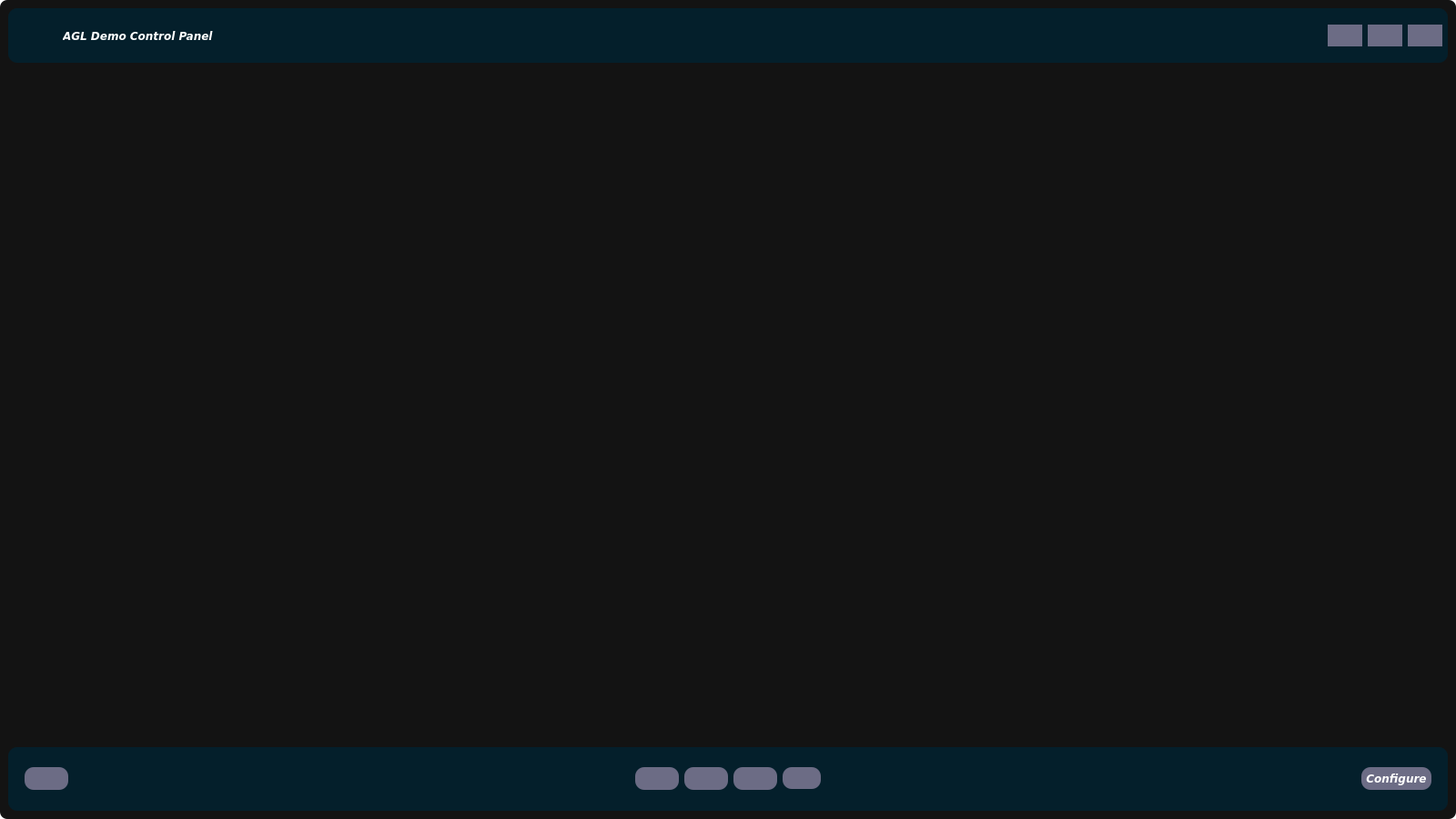
<?xml version="1.0" encoding="UTF-8"?>
<ui version="4.0">
 <class>MainWindow</class>
 <widget class="QMainWindow" name="MainWindow">
  <property name="windowModality">
   <enum>Qt::NonModal</enum>
  </property>
  <property name="geometry">
   <rect>
    <x>0</x>
    <y>0</y>
    <width>1600</width>
    <height>900</height>
   </rect>
  </property>
  <property name="minimumSize">
   <size>
    <width>1600</width>
    <height>900</height>
   </size>
  </property>
  <property name="palette">
   <palette>
    <active>
     <colorrole role="WindowText">
      <brush brushstyle="SolidPattern">
       <color alpha="255">
        <red>255</red>
        <green>255</green>
        <blue>255</blue>
       </color>
      </brush>
     </colorrole>
     <colorrole role="Button">
      <brush brushstyle="SolidPattern">
       <color alpha="255">
        <red>255</red>
        <green>255</green>
        <blue>255</blue>
       </color>
      </brush>
     </colorrole>
     <colorrole role="Light">
      <brush brushstyle="SolidPattern">
       <color alpha="255">
        <red>255</red>
        <green>255</green>
        <blue>255</blue>
       </color>
      </brush>
     </colorrole>
     <colorrole role="Midlight">
      <brush brushstyle="SolidPattern">
       <color alpha="255">
        <red>255</red>
        <green>255</green>
        <blue>255</blue>
       </color>
      </brush>
     </colorrole>
     <colorrole role="Dark">
      <brush brushstyle="SolidPattern">
       <color alpha="255">
        <red>127</red>
        <green>127</green>
        <blue>127</blue>
       </color>
      </brush>
     </colorrole>
     <colorrole role="Mid">
      <brush brushstyle="SolidPattern">
       <color alpha="255">
        <red>170</red>
        <green>170</green>
        <blue>170</blue>
       </color>
      </brush>
     </colorrole>
     <colorrole role="Text">
      <brush brushstyle="SolidPattern">
       <color alpha="255">
        <red>255</red>
        <green>255</green>
        <blue>255</blue>
       </color>
      </brush>
     </colorrole>
     <colorrole role="BrightText">
      <brush brushstyle="SolidPattern">
       <color alpha="255">
        <red>255</red>
        <green>255</green>
        <blue>255</blue>
       </color>
      </brush>
     </colorrole>
     <colorrole role="ButtonText">
      <brush brushstyle="SolidPattern">
       <color alpha="255">
        <red>255</red>
        <green>255</green>
        <blue>255</blue>
       </color>
      </brush>
     </colorrole>
     <colorrole role="Base">
      <brush brushstyle="SolidPattern">
       <color alpha="255">
        <red>255</red>
        <green>255</green>
        <blue>255</blue>
       </color>
      </brush>
     </colorrole>
     <colorrole role="Window">
      <brush brushstyle="SolidPattern">
       <color alpha="255">
        <red>255</red>
        <green>255</green>
        <blue>255</blue>
       </color>
      </brush>
     </colorrole>
     <colorrole role="Shadow">
      <brush brushstyle="SolidPattern">
       <color alpha="255">
        <red>0</red>
        <green>0</green>
        <blue>0</blue>
       </color>
      </brush>
     </colorrole>
     <colorrole role="AlternateBase">
      <brush brushstyle="SolidPattern">
       <color alpha="255">
        <red>255</red>
        <green>255</green>
        <blue>255</blue>
       </color>
      </brush>
     </colorrole>
     <colorrole role="ToolTipBase">
      <brush brushstyle="SolidPattern">
       <color alpha="255">
        <red>255</red>
        <green>255</green>
        <blue>220</blue>
       </color>
      </brush>
     </colorrole>
     <colorrole role="ToolTipText">
      <brush brushstyle="SolidPattern">
       <color alpha="255">
        <red>0</red>
        <green>0</green>
        <blue>0</blue>
       </color>
      </brush>
     </colorrole>
     <colorrole role="PlaceholderText">
      <brush brushstyle="SolidPattern">
       <color alpha="128">
        <red>255</red>
        <green>255</green>
        <blue>255</blue>
       </color>
      </brush>
     </colorrole>
    </active>
    <inactive>
     <colorrole role="WindowText">
      <brush brushstyle="SolidPattern">
       <color alpha="255">
        <red>255</red>
        <green>255</green>
        <blue>255</blue>
       </color>
      </brush>
     </colorrole>
     <colorrole role="Button">
      <brush brushstyle="SolidPattern">
       <color alpha="255">
        <red>255</red>
        <green>255</green>
        <blue>255</blue>
       </color>
      </brush>
     </colorrole>
     <colorrole role="Light">
      <brush brushstyle="SolidPattern">
       <color alpha="255">
        <red>255</red>
        <green>255</green>
        <blue>255</blue>
       </color>
      </brush>
     </colorrole>
     <colorrole role="Midlight">
      <brush brushstyle="SolidPattern">
       <color alpha="255">
        <red>255</red>
        <green>255</green>
        <blue>255</blue>
       </color>
      </brush>
     </colorrole>
     <colorrole role="Dark">
      <brush brushstyle="SolidPattern">
       <color alpha="255">
        <red>127</red>
        <green>127</green>
        <blue>127</blue>
       </color>
      </brush>
     </colorrole>
     <colorrole role="Mid">
      <brush brushstyle="SolidPattern">
       <color alpha="255">
        <red>170</red>
        <green>170</green>
        <blue>170</blue>
       </color>
      </brush>
     </colorrole>
     <colorrole role="Text">
      <brush brushstyle="SolidPattern">
       <color alpha="255">
        <red>255</red>
        <green>255</green>
        <blue>255</blue>
       </color>
      </brush>
     </colorrole>
     <colorrole role="BrightText">
      <brush brushstyle="SolidPattern">
       <color alpha="255">
        <red>255</red>
        <green>255</green>
        <blue>255</blue>
       </color>
      </brush>
     </colorrole>
     <colorrole role="ButtonText">
      <brush brushstyle="SolidPattern">
       <color alpha="255">
        <red>255</red>
        <green>255</green>
        <blue>255</blue>
       </color>
      </brush>
     </colorrole>
     <colorrole role="Base">
      <brush brushstyle="SolidPattern">
       <color alpha="255">
        <red>255</red>
        <green>255</green>
        <blue>255</blue>
       </color>
      </brush>
     </colorrole>
     <colorrole role="Window">
      <brush brushstyle="SolidPattern">
       <color alpha="255">
        <red>255</red>
        <green>255</green>
        <blue>255</blue>
       </color>
      </brush>
     </colorrole>
     <colorrole role="Shadow">
      <brush brushstyle="SolidPattern">
       <color alpha="255">
        <red>0</red>
        <green>0</green>
        <blue>0</blue>
       </color>
      </brush>
     </colorrole>
     <colorrole role="AlternateBase">
      <brush brushstyle="SolidPattern">
       <color alpha="255">
        <red>255</red>
        <green>255</green>
        <blue>255</blue>
       </color>
      </brush>
     </colorrole>
     <colorrole role="ToolTipBase">
      <brush brushstyle="SolidPattern">
       <color alpha="255">
        <red>255</red>
        <green>255</green>
        <blue>220</blue>
       </color>
      </brush>
     </colorrole>
     <colorrole role="ToolTipText">
      <brush brushstyle="SolidPattern">
       <color alpha="255">
        <red>0</red>
        <green>0</green>
        <blue>0</blue>
       </color>
      </brush>
     </colorrole>
     <colorrole role="PlaceholderText">
      <brush brushstyle="SolidPattern">
       <color alpha="128">
        <red>255</red>
        <green>255</green>
        <blue>255</blue>
       </color>
      </brush>
     </colorrole>
    </inactive>
    <disabled>
     <colorrole role="WindowText">
      <brush brushstyle="SolidPattern">
       <color alpha="255">
        <red>255</red>
        <green>255</green>
        <blue>255</blue>
       </color>
      </brush>
     </colorrole>
     <colorrole role="Button">
      <brush brushstyle="SolidPattern">
       <color alpha="255">
        <red>255</red>
        <green>255</green>
        <blue>255</blue>
       </color>
      </brush>
     </colorrole>
     <colorrole role="Light">
      <brush brushstyle="SolidPattern">
       <color alpha="255">
        <red>255</red>
        <green>255</green>
        <blue>255</blue>
       </color>
      </brush>
     </colorrole>
     <colorrole role="Midlight">
      <brush brushstyle="SolidPattern">
       <color alpha="255">
        <red>255</red>
        <green>255</green>
        <blue>255</blue>
       </color>
      </brush>
     </colorrole>
     <colorrole role="Dark">
      <brush brushstyle="SolidPattern">
       <color alpha="255">
        <red>127</red>
        <green>127</green>
        <blue>127</blue>
       </color>
      </brush>
     </colorrole>
     <colorrole role="Mid">
      <brush brushstyle="SolidPattern">
       <color alpha="255">
        <red>170</red>
        <green>170</green>
        <blue>170</blue>
       </color>
      </brush>
     </colorrole>
     <colorrole role="Text">
      <brush brushstyle="SolidPattern">
       <color alpha="255">
        <red>255</red>
        <green>255</green>
        <blue>255</blue>
       </color>
      </brush>
     </colorrole>
     <colorrole role="BrightText">
      <brush brushstyle="SolidPattern">
       <color alpha="255">
        <red>255</red>
        <green>255</green>
        <blue>255</blue>
       </color>
      </brush>
     </colorrole>
     <colorrole role="ButtonText">
      <brush brushstyle="SolidPattern">
       <color alpha="255">
        <red>255</red>
        <green>255</green>
        <blue>255</blue>
       </color>
      </brush>
     </colorrole>
     <colorrole role="Base">
      <brush brushstyle="SolidPattern">
       <color alpha="255">
        <red>255</red>
        <green>255</green>
        <blue>255</blue>
       </color>
      </brush>
     </colorrole>
     <colorrole role="Window">
      <brush brushstyle="SolidPattern">
       <color alpha="255">
        <red>255</red>
        <green>255</green>
        <blue>255</blue>
       </color>
      </brush>
     </colorrole>
     <colorrole role="Shadow">
      <brush brushstyle="SolidPattern">
       <color alpha="255">
        <red>0</red>
        <green>0</green>
        <blue>0</blue>
       </color>
      </brush>
     </colorrole>
     <colorrole role="AlternateBase">
      <brush brushstyle="SolidPattern">
       <color alpha="255">
        <red>255</red>
        <green>255</green>
        <blue>255</blue>
       </color>
      </brush>
     </colorrole>
     <colorrole role="ToolTipBase">
      <brush brushstyle="SolidPattern">
       <color alpha="255">
        <red>255</red>
        <green>255</green>
        <blue>220</blue>
       </color>
      </brush>
     </colorrole>
     <colorrole role="ToolTipText">
      <brush brushstyle="SolidPattern">
       <color alpha="255">
        <red>0</red>
        <green>0</green>
        <blue>0</blue>
       </color>
      </brush>
     </colorrole>
     <colorrole role="PlaceholderText">
      <brush brushstyle="SolidPattern">
       <color alpha="128">
        <red>255</red>
        <green>255</green>
        <blue>255</blue>
       </color>
      </brush>
     </colorrole>
    </disabled>
   </palette>
  </property>
  <property name="windowTitle">
   <string>MainWindow</string>
  </property>
  <property name="autoFillBackground">
   <bool>false</bool>
  </property>
  <property name="styleSheet">
   <string notr="true">*{
	border: none;
	border-radius: 8px;
	background-color: transparent;
	background: none;
	padding: 0;
	margin: 0;
	color: #fff;
}

#centralwidget{
	background-color: #131313 ; /* black */
}

#ICPage{
	background-color: #131313 ; /* black */
}

#BottomMenuSubContainer{
	border-radius: 10px;
	background-color:  #041F2B ; /* dark blue */
}

#BottomMenuSubContainer QPushButton{
	background-color: #6C6C85 ; /* pastel purple */
	text-align: center;
	padding: 5px 5px;
	border-radius: 10px;
}

#BottomMenuSubContainer QPushButton:pressed {
    background-color: #4BD7D6 ; /* light blue */
}

#BottomMenuSubContainer QPushButton:checked {
    background-color: #965D62 ; /* red */
}

#headerContainer{
	border-radius: 10px;
	background-color: #041F2B ; /* dark blue */
} 

#headerContainer QPushButton{
	background-color: #6C6C85 ; /* pastel purple */
	text-align: center;
	padding: 5px 3px;
	border-radius: 13px;
}

#headerContainer QPushButton:pressed {
    background-color: #4BD7D6 ; /* light blue */
}

QStackedWidget{
	background-color: #131313 ; /* black */
}</string>
  </property>
  <property name="iconSize">
   <size>
    <width>24</width>
    <height>24</height>
   </size>
  </property>
  <property name="documentMode">
   <bool>false</bool>
  </property>
  <property name="tabShape">
   <enum>QTabWidget::Rounded</enum>
  </property>
  <property name="unifiedTitleAndToolBarOnMac">
   <bool>true</bool>
  </property>
  <widget class="QWidget" name="centralwidget">
   <property name="autoFillBackground">
    <bool>false</bool>
   </property>
   <layout class="QVBoxLayout" name="verticalLayout_3">
    <item>
     <widget class="QWidget" name="mainContainer" native="true">
      <property name="sizePolicy">
       <sizepolicy hsizetype="Expanding" vsizetype="Preferred">
        <horstretch>0</horstretch>
        <verstretch>0</verstretch>
       </sizepolicy>
      </property>
      <layout class="QVBoxLayout" name="verticalLayout">
       <property name="spacing">
        <number>0</number>
       </property>
       <property name="leftMargin">
        <number>0</number>
       </property>
       <property name="topMargin">
        <number>0</number>
       </property>
       <property name="rightMargin">
        <number>0</number>
       </property>
       <property name="bottomMargin">
        <number>0</number>
       </property>
       <item>
        <widget class="QWidget" name="headerContainer" native="true">
         <property name="sizePolicy">
          <sizepolicy hsizetype="Expanding" vsizetype="Fixed">
           <horstretch>0</horstretch>
           <verstretch>0</verstretch>
          </sizepolicy>
         </property>
         <property name="tabletTracking">
          <bool>true</bool>
         </property>
         <layout class="QHBoxLayout" name="horizontalLayout_3">
          <property name="spacing">
           <number>0</number>
          </property>
          <property name="leftMargin">
           <number>0</number>
          </property>
          <property name="topMargin">
           <number>0</number>
          </property>
          <property name="rightMargin">
           <number>0</number>
          </property>
          <property name="bottomMargin">
           <number>0</number>
          </property>
          <item alignment="Qt::AlignLeft">
           <widget class="QFrame" name="frame_4">
            <property name="frameShape">
             <enum>QFrame::StyledPanel</enum>
            </property>
            <property name="frameShadow">
             <enum>QFrame::Raised</enum>
            </property>
            <layout class="QHBoxLayout" name="horizontalLayout_4">
             <property name="spacing">
              <number>0</number>
             </property>
             <property name="leftMargin">
              <number>0</number>
             </property>
             <property name="topMargin">
              <number>0</number>
             </property>
             <property name="rightMargin">
              <number>0</number>
             </property>
             <property name="bottomMargin">
              <number>0</number>
             </property>
             <item alignment="Qt::AlignHCenter|Qt::AlignVCenter">
              <widget class="QLabel" name="aglLogo">
               <property name="sizePolicy">
                <sizepolicy hsizetype="Fixed" vsizetype="Fixed">
                 <horstretch>0</horstretch>
                 <verstretch>0</verstretch>
                </sizepolicy>
               </property>
               <property name="minimumSize">
                <size>
                 <width>60</width>
                 <height>60</height>
                </size>
               </property>
               <property name="maximumSize">
                <size>
                 <width>90</width>
                 <height>55</height>
                </size>
               </property>
               <property name="text">
                <string/>
               </property>
               <property name="pixmap">
                <pixmap resource="assets/res.qrc">:/Images/Images/logo_agl.png</pixmap>
               </property>
               <property name="scaledContents">
                <bool>true</bool>
               </property>
              </widget>
             </item>
             <item>
              <widget class="QLabel" name="aglLabel">
               <property name="font">
                <font>
                 <family>DejaVu Sans</family>
                 <weight>75</weight>
                 <italic>true</italic>
                 <bold>true</bold>
                </font>
               </property>
               <property name="text">
                <string>AGL Demo Control Panel</string>
               </property>
              </widget>
             </item>
            </layout>
           </widget>
          </item>
          <item alignment="Qt::AlignRight|Qt::AlignVCenter">
           <widget class="QFrame" name="frame_6">
            <property name="frameShape">
             <enum>QFrame::StyledPanel</enum>
            </property>
            <property name="frameShadow">
             <enum>QFrame::Raised</enum>
            </property>
            <layout class="QHBoxLayout" name="horizontalLayout_2">
             <property name="spacing">
              <number>6</number>
             </property>
             <property name="leftMargin">
              <number>0</number>
             </property>
             <property name="topMargin">
              <number>0</number>
             </property>
             <property name="rightMargin">
              <number>6</number>
             </property>
             <property name="bottomMargin">
              <number>0</number>
             </property>
             <item>
              <widget class="QPushButton" name="minimizeBtn">
               <property name="text">
                <string/>
               </property>
               <property name="icon">
                <iconset resource="assets/res.qrc">
                 <normaloff>:/Carbon_Icons/carbon_icons/subtract.svg</normaloff>:/Carbon_Icons/carbon_icons/subtract.svg</iconset>
               </property>
               <property name="flat">
                <bool>false</bool>
               </property>
              </widget>
             </item>
             <item>
              <widget class="QPushButton" name="maximizeBtn">
               <property name="text">
                <string/>
               </property>
               <property name="icon">
                <iconset resource="assets/res.qrc">
                 <normaloff>:/Carbon_Icons/carbon_icons/scale.svg</normaloff>:/Carbon_Icons/carbon_icons/scale.svg</iconset>
               </property>
              </widget>
             </item>
             <item>
              <widget class="QPushButton" name="closeBtn">
               <property name="text">
                <string/>
               </property>
               <property name="icon">
                <iconset resource="assets/res.qrc">
                 <normaloff>:/Carbon_Icons/carbon_icons/close.svg</normaloff>:/Carbon_Icons/carbon_icons/close.svg</iconset>
               </property>
              </widget>
             </item>
            </layout>
           </widget>
          </item>
         </layout>
        </widget>
       </item>
       <item>
        <widget class="QWidget" name="mainBodyContent" native="true">
         <property name="sizePolicy">
          <sizepolicy hsizetype="Preferred" vsizetype="Expanding">
           <horstretch>0</horstretch>
           <verstretch>0</verstretch>
          </sizepolicy>
         </property>
         <layout class="QHBoxLayout" name="horizontalLayout_5">
          <property name="spacing">
           <number>0</number>
          </property>
          <property name="leftMargin">
           <number>0</number>
          </property>
          <property name="topMargin">
           <number>0</number>
          </property>
          <property name="rightMargin">
           <number>0</number>
          </property>
          <property name="bottomMargin">
           <number>0</number>
          </property>
          <item>
           <widget class="QWidget" name="Stackwidget" native="true">
            <property name="sizePolicy">
             <sizepolicy hsizetype="Preferred" vsizetype="Expanding">
              <horstretch>0</horstretch>
              <verstretch>0</verstretch>
             </sizepolicy>
            </property>
            <layout class="QHBoxLayout" name="horizontalLayout_6">
             <property name="spacing">
              <number>0</number>
             </property>
             <property name="leftMargin">
              <number>0</number>
             </property>
             <property name="topMargin">
              <number>0</number>
             </property>
             <property name="rightMargin">
              <number>0</number>
             </property>
             <property name="bottomMargin">
              <number>0</number>
             </property>
             <item>
              <widget class="QStackedWidget" name="stackedWidget">
               <property name="sizePolicy">
                <sizepolicy hsizetype="Preferred" vsizetype="Expanding">
                 <horstretch>0</horstretch>
                 <verstretch>0</verstretch>
                </sizepolicy>
               </property>
               <property name="currentIndex">
                <number>4</number>
               </property>
               <widget class="Dashboard" name="Dashboard"/>
               <widget class="ICWidget" name="ICPage"/>
               <widget class="HVACWidget" name="HVACPage"/>
               <widget class="SteeringCtrlWidget" name="SteeringCtrlPage"/>
               <widget class="KeypadWidget" name="KeypadPage"/>
               <widget class="settings" name="settingsPage"/>
              </widget>
             </item>
            </layout>
           </widget>
          </item>
         </layout>
        </widget>
       </item>
      </layout>
     </widget>
    </item>
    <item>
     <widget class="QWidget" name="BottomMenuContainer" native="true">
      <property name="sizePolicy">
       <sizepolicy hsizetype="Expanding" vsizetype="Fixed">
        <horstretch>0</horstretch>
        <verstretch>0</verstretch>
       </sizepolicy>
      </property>
      <property name="styleSheet">
       <string notr="true"/>
      </property>
      <layout class="QVBoxLayout" name="verticalLayout_2">
       <property name="spacing">
        <number>0</number>
       </property>
       <property name="leftMargin">
        <number>0</number>
       </property>
       <property name="topMargin">
        <number>0</number>
       </property>
       <property name="rightMargin">
        <number>0</number>
       </property>
       <property name="bottomMargin">
        <number>0</number>
       </property>
       <item alignment="Qt::AlignBottom">
        <widget class="QWidget" name="BottomMenuSubContainer" native="true">
         <property name="sizePolicy">
          <sizepolicy hsizetype="Preferred" vsizetype="Ignored">
           <horstretch>0</horstretch>
           <verstretch>0</verstretch>
          </sizepolicy>
         </property>
         <property name="minimumSize">
          <size>
           <width>0</width>
           <height>70</height>
          </size>
         </property>
         <layout class="QHBoxLayout" name="horizontalLayout_9">
          <item alignment="Qt::AlignLeft|Qt::AlignVCenter">
           <widget class="QFrame" name="frame">
            <property name="sizePolicy">
             <sizepolicy hsizetype="Expanding" vsizetype="Expanding">
              <horstretch>0</horstretch>
              <verstretch>0</verstretch>
             </sizepolicy>
            </property>
            <property name="frameShape">
             <enum>QFrame::StyledPanel</enum>
            </property>
            <property name="frameShadow">
             <enum>QFrame::Raised</enum>
            </property>
            <layout class="QHBoxLayout" name="horizontalLayout">
             <item>
              <widget class="QPushButton" name="dashboardButton">
               <property name="sizePolicy">
                <sizepolicy hsizetype="Expanding" vsizetype="Expanding">
                 <horstretch>0</horstretch>
                 <verstretch>0</verstretch>
                </sizepolicy>
               </property>
               <property name="font">
                <font>
                 <family>DejaVu Sans</family>
                 <weight>75</weight>
                 <italic>true</italic>
                 <bold>true</bold>
                </font>
               </property>
               <property name="text">
                <string/>
               </property>
               <property name="icon">
                <iconset resource="assets/res.qrc">
                 <normaloff>:/Carbon_Icons/carbon_icons/workspace.svg</normaloff>:/Carbon_Icons/carbon_icons/workspace.svg</iconset>
               </property>
               <property name="iconSize">
                <size>
                 <width>35</width>
                 <height>35</height>
                </size>
               </property>
              </widget>
             </item>
            </layout>
           </widget>
          </item>
          <item>
           <spacer name="horizontalSpacer_2">
            <property name="orientation">
             <enum>Qt::Horizontal</enum>
            </property>
            <property name="sizeType">
             <enum>QSizePolicy::Maximum</enum>
            </property>
            <property name="sizeHint" stdset="0">
             <size>
              <width>40</width>
              <height>20</height>
             </size>
            </property>
           </spacer>
          </item>
          <item alignment="Qt::AlignHCenter|Qt::AlignVCenter">
           <widget class="QFrame" name="navigationFrame">
            <property name="sizePolicy">
             <sizepolicy hsizetype="Expanding" vsizetype="Expanding">
              <horstretch>0</horstretch>
              <verstretch>0</verstretch>
             </sizepolicy>
            </property>
            <property name="frameShape">
             <enum>QFrame::StyledPanel</enum>
            </property>
            <property name="frameShadow">
             <enum>QFrame::Raised</enum>
            </property>
            <layout class="QHBoxLayout" name="horizontalLayout_10">
             <property name="spacing">
              <number>6</number>
             </property>
             <property name="leftMargin">
              <number>0</number>
             </property>
             <property name="topMargin">
              <number>0</number>
             </property>
             <property name="rightMargin">
              <number>0</number>
             </property>
             <property name="bottomMargin">
              <number>0</number>
             </property>
             <item>
              <widget class="QPushButton" name="icButton">
               <property name="enabled">
                <bool>true</bool>
               </property>
               <property name="sizePolicy">
                <sizepolicy hsizetype="Expanding" vsizetype="Expanding">
                 <horstretch>0</horstretch>
                 <verstretch>0</verstretch>
                </sizepolicy>
               </property>
               <property name="font">
                <font>
                 <family>DejaVu Sans</family>
                 <weight>75</weight>
                 <italic>true</italic>
                 <bold>true</bold>
                 <kerning>true</kerning>
                </font>
               </property>
               <property name="text">
                <string/>
               </property>
               <property name="icon">
                <iconset resource="assets/res.qrc">
                 <normaloff>:/Carbon_Icons/carbon_icons/meter.svg</normaloff>:/Carbon_Icons/carbon_icons/meter.svg</iconset>
               </property>
               <property name="iconSize">
                <size>
                 <width>35</width>
                 <height>35</height>
                </size>
               </property>
              </widget>
             </item>
             <item>
              <widget class="QPushButton" name="hvacButton">
               <property name="sizePolicy">
                <sizepolicy hsizetype="Expanding" vsizetype="Expanding">
                 <horstretch>0</horstretch>
                 <verstretch>0</verstretch>
                </sizepolicy>
               </property>
               <property name="font">
                <font>
                 <family>DejaVu Sans</family>
                 <weight>75</weight>
                 <italic>true</italic>
                 <bold>true</bold>
                 <kerning>true</kerning>
                </font>
               </property>
               <property name="text">
                <string/>
               </property>
               <property name="icon">
                <iconset resource="assets/res.qrc">
                 <normaloff>:/Carbon_Icons/carbon_icons/windy--strong.svg</normaloff>:/Carbon_Icons/carbon_icons/windy--strong.svg</iconset>
               </property>
               <property name="iconSize">
                <size>
                 <width>35</width>
                 <height>35</height>
                </size>
               </property>
              </widget>
             </item>
             <item>
              <widget class="QPushButton" name="steeringCtrlButton">
               <property name="sizePolicy">
                <sizepolicy hsizetype="Expanding" vsizetype="Expanding">
                 <horstretch>0</horstretch>
                 <verstretch>0</verstretch>
                </sizepolicy>
               </property>
               <property name="font">
                <font>
                 <family>DejaVu Sans</family>
                 <weight>75</weight>
                 <italic>true</italic>
                 <bold>true</bold>
                 <kerning>true</kerning>
                </font>
               </property>
               <property name="text">
                <string/>
               </property>
               <property name="icon">
                <iconset resource="assets/res.qrc">
                 <normaloff>:/Images/Images/steering-wheel.svg</normaloff>:/Images/Images/steering-wheel.svg</iconset>
               </property>
               <property name="iconSize">
                <size>
                 <width>35</width>
                 <height>35</height>
                </size>
               </property>
              </widget>
             </item>
             <item>
              <widget class="QPushButton" name="keypadButton">
               <property name="text">
                <string/>
               </property>
               <property name="icon">
                <iconset resource="assets/res.qrc">
                 <normaloff>:/Images/Images/grid.svg</normaloff>:/Images/Images/grid.svg</iconset>
               </property>
               <property name="iconSize">
                <size>
                 <width>35</width>
                 <height>35</height>
                </size>
               </property>
              </widget>
             </item>
            </layout>
           </widget>
          </item>
          <item>
           <spacer name="horizontalSpacer_3">
            <property name="orientation">
             <enum>Qt::Horizontal</enum>
            </property>
            <property name="sizeType">
             <enum>QSizePolicy::Maximum</enum>
            </property>
            <property name="sizeHint" stdset="0">
             <size>
              <width>40</width>
              <height>20</height>
             </size>
            </property>
           </spacer>
          </item>
          <item alignment="Qt::AlignRight">
           <widget class="QFrame" name="settingsFrame">
            <property name="frameShape">
             <enum>QFrame::StyledPanel</enum>
            </property>
            <property name="frameShadow">
             <enum>QFrame::Raised</enum>
            </property>
            <layout class="QHBoxLayout" name="horizontalLayout_11">
             <item alignment="Qt::AlignVCenter">
              <widget class="QPushButton" name="settingsBtn">
               <property name="sizePolicy">
                <sizepolicy hsizetype="Expanding" vsizetype="Expanding">
                 <horstretch>0</horstretch>
                 <verstretch>0</verstretch>
                </sizepolicy>
               </property>
               <property name="font">
                <font>
                 <family>DejaVu Sans</family>
                 <weight>75</weight>
                 <italic>true</italic>
                 <bold>true</bold>
                </font>
               </property>
               <property name="text">
                <string>Configure</string>
               </property>
               <property name="icon">
                <iconset resource="assets/res.qrc">
                 <normaloff>:/Carbon_Icons/carbon_icons/settings.svg</normaloff>:/Carbon_Icons/carbon_icons/settings.svg</iconset>
               </property>
               <property name="iconSize">
                <size>
                 <width>35</width>
                 <height>35</height>
                </size>
               </property>
              </widget>
             </item>
            </layout>
           </widget>
          </item>
         </layout>
        </widget>
       </item>
      </layout>
     </widget>
    </item>
   </layout>
  </widget>
 </widget>
 <customwidgets>
  <customwidget>
   <class>ICWidget</class>
   <extends>QWidget</extends>
   <header>Widgets/ICPage</header>
   <container>1</container>
  </customwidget>
  <customwidget>
   <class>HVACWidget</class>
   <extends>QWidget</extends>
   <header>Widgets/HVACPage</header>
   <container>1</container>
  </customwidget>
  <customwidget>
   <class>settings</class>
   <extends>QWidget</extends>
   <header>Widgets/settings</header>
   <container>1</container>
  </customwidget>
  <customwidget>
   <class>SteeringCtrlWidget</class>
   <extends>QWidget</extends>
   <header>Widgets/SteeringCtrlPage</header>
   <container>1</container>
  </customwidget>
  <customwidget>
   <class>Dashboard</class>
   <extends>QWidget</extends>
   <header>Widgets/Dashboard</header>
   <container>1</container>
  </customwidget>
  <customwidget>
   <class>KeypadWidget</class>
   <extends>QWidget</extends>
   <header>Widgets/Keypad</header>
   <container>1</container>
  </customwidget>
 </customwidgets>
 <resources>
  <include location="assets/res.qrc"/>
 </resources>
 <connections/>
</ui>
